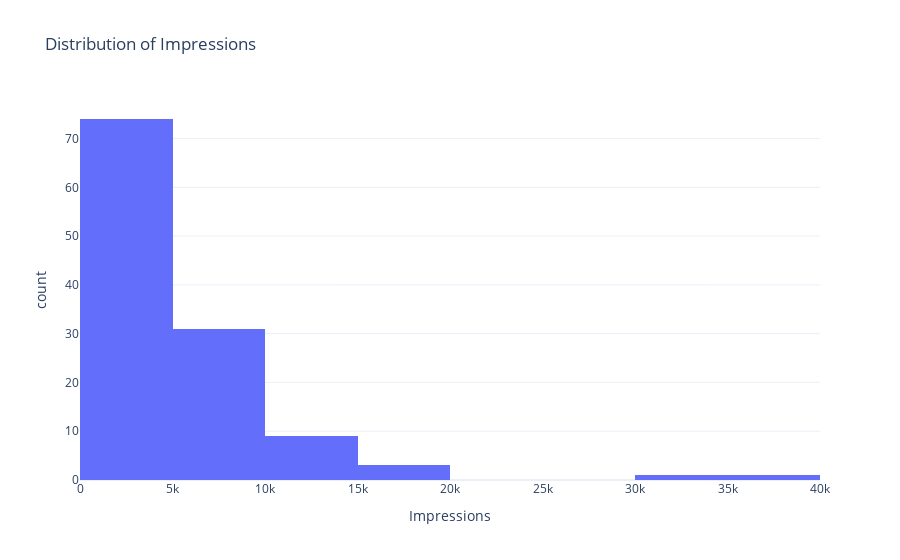

The notebook cell saved with this chart:
### Markdown cell above
I would start by exploring the feature that contains data about reach. In my data, the Impressions column contains the data about the reach of an Instagram post. So I would have a look at the distribution of the Impressions:

### Code cell
# Plotting a histogram to understand the distribution of my dataset:

fig = px.histogram(data, 
                   x='Impressions', 
                   nbins=10, 
                   title='Distribution of Impressions')
fig.show()

### Figure 1 — Plotly figure (JSON) as saved in the notebook; plotly's stock layout.template omitted (floating-point values rounded to 4 significant figures)
{"data": [{"alignmentgroup": "True", "bingroup": "x", "hovertemplate": "Impressions=%{x}<br>count=%{y}<extra></extra>", "legendgroup": "", "marker": {"color": "#636efa", "pattern": {"shape": ""}}, "name": "", "nbinsx": 10, "offsetgroup": "", "orientation": "v", "showlegend": false, "type": "histogram", "x": [3920, 5394, 4021, 4528, 2518, 3884, 2621, 3541, 3749, 4115, 2218, 3234, 4344, 3216, 9453, 5055, 4002, 3169, 6168, 2407, 2064, 3973, 7281, 3052, 4628, 4082, 5394, 2766, 3924, 3015, 6666, 3854, 4355, 4343, 6108, 2523, 2327, 3990, 2191, 1941, 16062, 4998, 4289, 3880, 3786, 4298, 3630, 2826, 7407, 10386, 2998, 7018, 2941, 6432, 10667, 3988, 4978, 3388, 4467, 3246, 5072, 6339, 4239, 3454, 7571, 3333, 3818, 10933, 5058, 3601, 3480, 3525, 3606, 5542, 6559, 3623, 10493, 4446, 2957, 5538, 4681, 5273, 5055, 4002, 3169, 6168, 2407, 3630, 2826, 7407, 10386, 2998, 3052, 4628, 4082, 5394, 2766, 3924, 3015, 5409, 5323, 8001, 4150, 4609, 6348, 11068, 7231, 17396, 6814, 17713, 5563, 4842, 11149, 10206, 13700, 5731, 4139, 32695, 36919], "xaxis": "x", "yaxis": "y"}], "layout": {"barmode": "relative", "legend": {"tracegroupgap": 0}, "title": {"text": "Distribution of Impressions"}, "xaxis": {"anchor": "y", "domain": [0, 1], "title": {"text": "Impressions"}}, "yaxis": {"anchor": "x", "domain": [0, 1], "title": {"text": "count"}}}}
